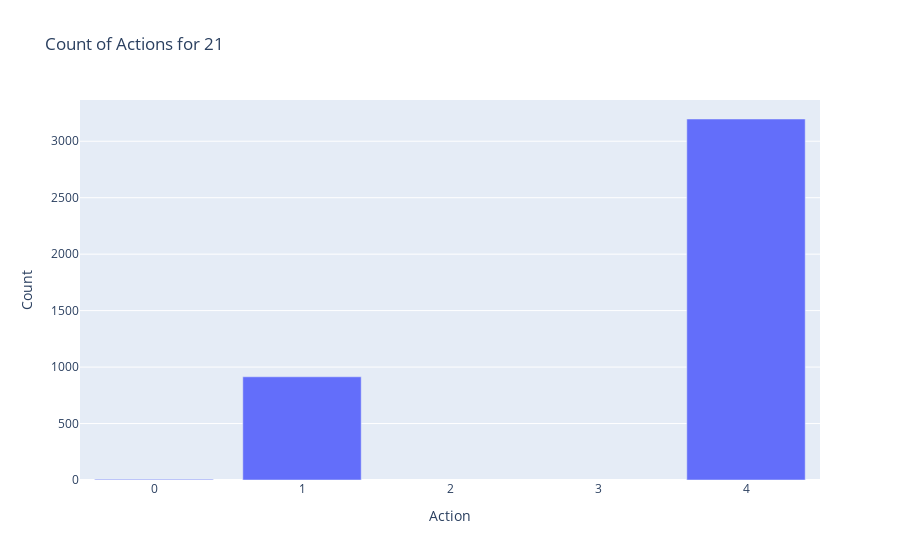

Write notebook code for a chart like this one.
### Code cell
plot_action_counts(df = test_hist_df, token = token)

### Figure 1 — Plotly figure (JSON) as saved in the notebook; plotly's stock layout.template omitted (floating-point values rounded to 4 significant figures)
{"data": [{"alignmentgroup": "True", "hovertemplate": "Action=%{x}<br>Count=%{y}<extra></extra>", "legendgroup": "", "marker": {"color": "#636efa", "pattern": {"shape": ""}}, "name": "", "offsetgroup": "", "orientation": "v", "showlegend": false, "textposition": "auto", "type": "bar", "x": [4, 1, 0], "xaxis": "x", "y": [3197, 914, 6], "yaxis": "y"}], "layout": {"barmode": "relative", "legend": {"tracegroupgap": 0}, "title": {"text": "Count of Actions for 21"}, "xaxis": {"anchor": "y", "domain": [0, 1], "title": {"text": "Action"}}, "yaxis": {"anchor": "x", "domain": [0, 1], "title": {"text": "Count"}}}}
